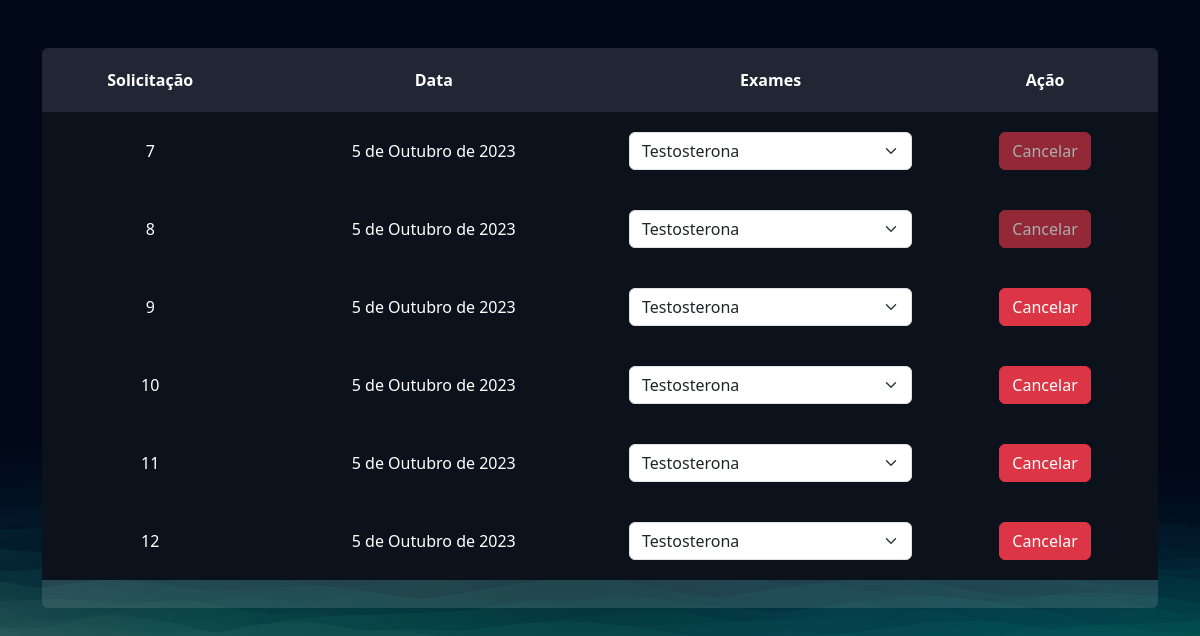
The page /exames/gerenciar_pedidos/ (signed in) on the database as committed earlier.
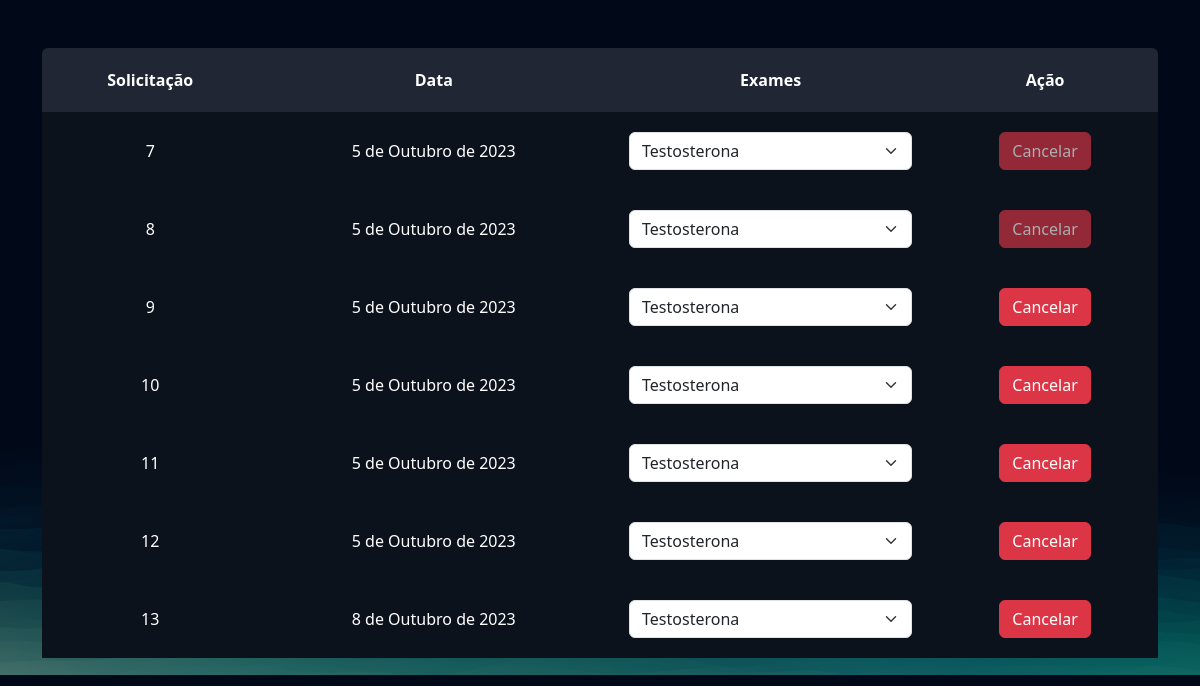
The same page on the database as committed later.
### exames/models.py (models this page shows, shortened)
class PedidosExames(models.Model):
    usuario = models.ForeignKey(User, on_delete=models.DO_NOTHING)
    exames = models.ManyToManyField(SolicitacaoExame)
    agendado = models.BooleanField(default=True)
    data = models.DateField()

### exames/views.py (the view)
# urls.py: path("gerenciar_pedidos/", views.gerenciar_pedidos, name="gerenciar_pedidos"),
@login_required
def gerenciar_pedidos(request):
    pedidos_exames = PedidosExames.objects.filter(usuario=request.user)
    return render(request, 'gerenciar_pedidos.html', {'pedidos_exames':pedidos_exames})

### exames/templates/gerenciar_pedidos.html (shortened to what this page needs)
{% extends "bases/base.html" %}
{% load static %}
{% block 'head' %}
    <link href="{% static 'exames/css/css.css' %}" rel="stylesheet">
    <link href="{% static 'exames/css/gerenciar_pedidos.css' %}" rel="stylesheet">
{% endblock 'head' %}
{% block 'conteudo' %}
    <br>
    <br>
    <div class="container">
        <div class="card card-view">
            <table>
                <tr>
                  <th>Solicitação</th>
                  <th>Data</th>
                  <th>Exames</th>
                  <th>Ação</th>
                </tr>
                {% for pedidos in pedidos_exames %}
                    <tr class="linha-tabela">
                        <td>{{pedidos.id}}</td>
                        <td>{{pedidos.data}}</td>
                        <td>
                            <select class="form-select">
                                {% for exame in pedidos.exames.all %}
                                    <option style="color: black"  value="{{exame.id}}">{{exame.exame.nome}}</option>
                                {% endfor %}
                            </select>
                        </td>
                        <td>
                            <a href="{% url 'cancelar_pedido' pedidos.id %}"  class="btn btn-danger {% if not pedidos.agendado %} disabled {% endif %}">Cancelar</a>
                        </td>
                    </tr>
                {% endfor %}
              </table>
        </div>
    </div>
{% endblock 'conteudo' %}

Rows that differ between the two databases and show on the page:
added PedidosExames: id "13", data "8 de Outubro de 2023"
